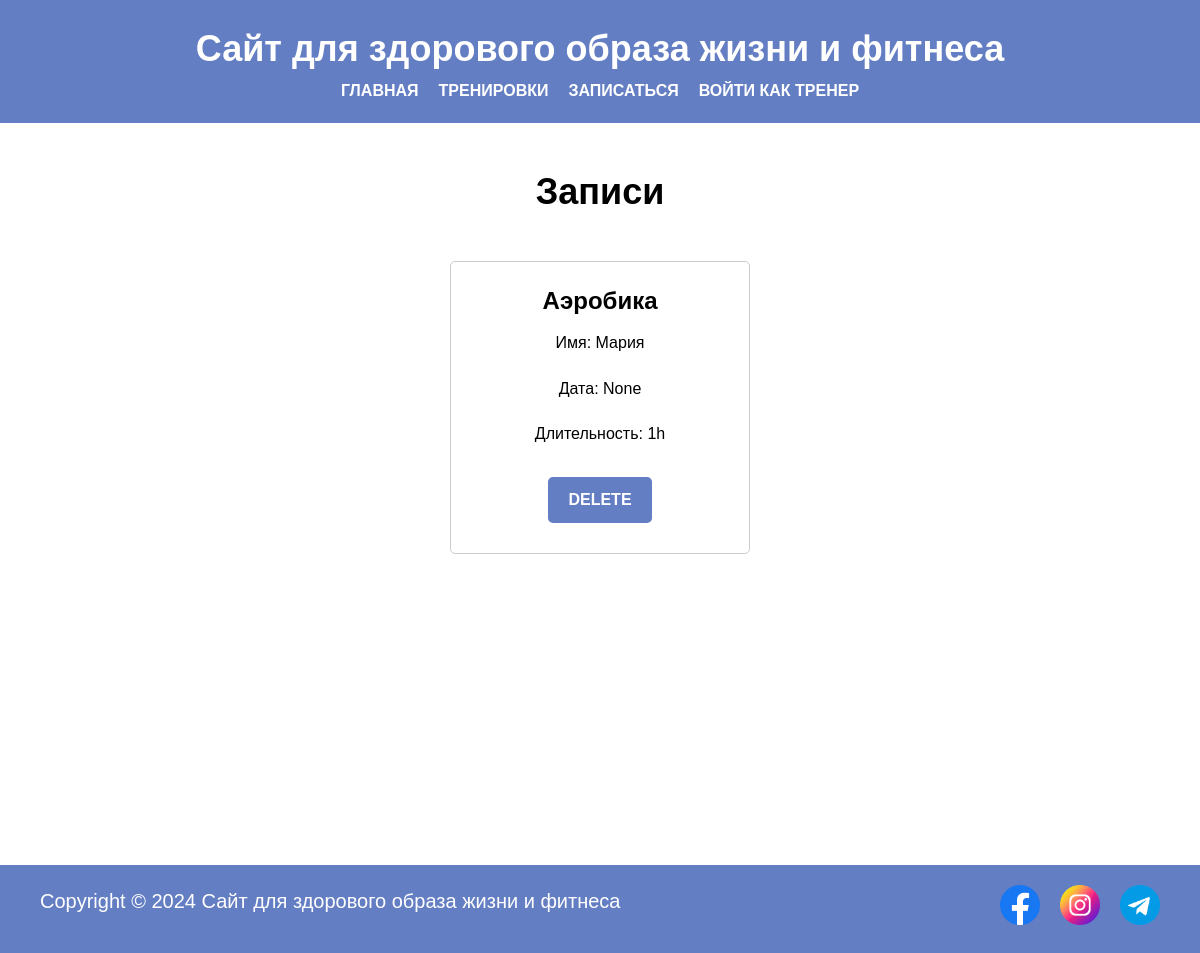
The page /list/ on the database as committed earlier.
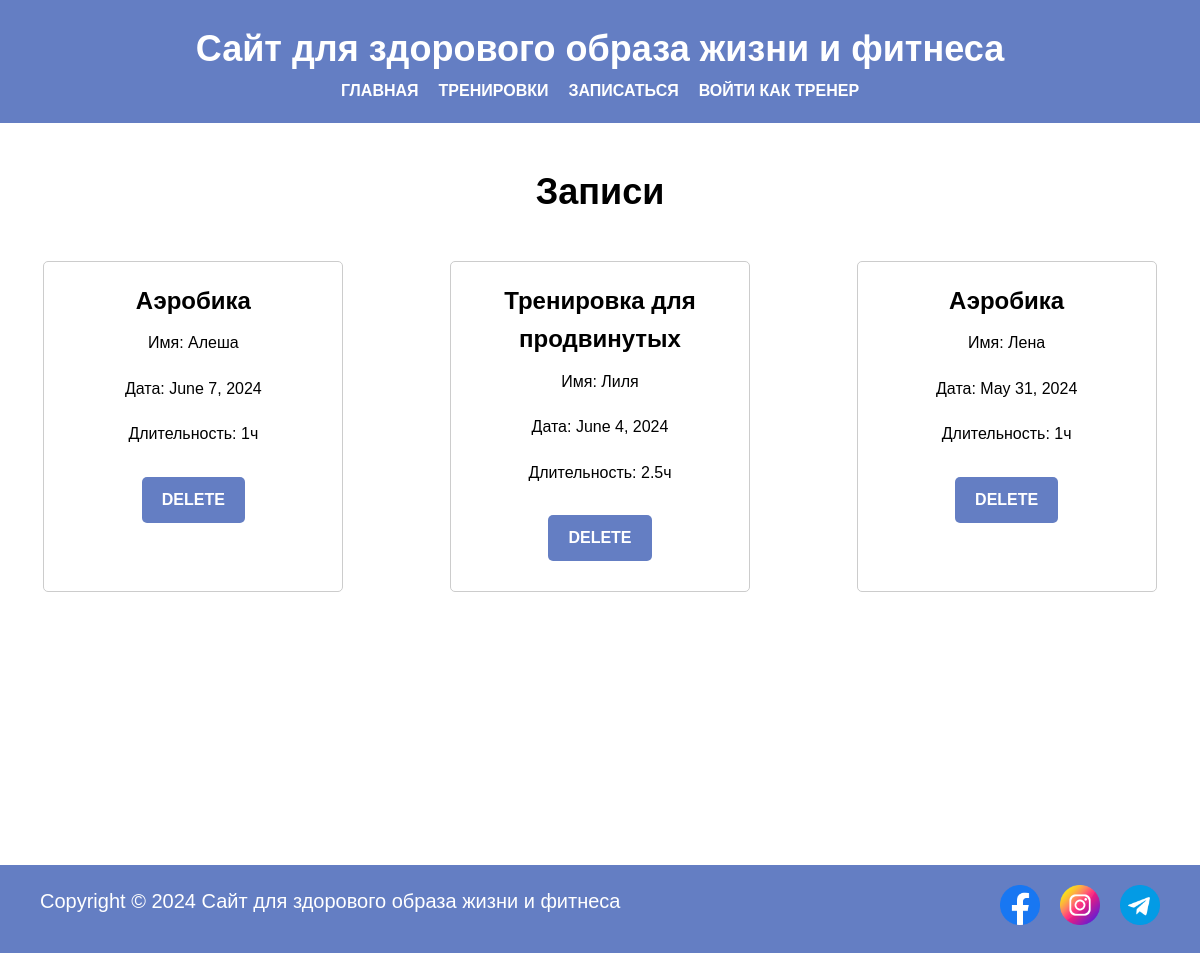
The same page on the database as committed later.
### mysite/models.py (models this page shows, shortened)
class Registration(models.Model):
    id = models.AutoField(primary_key=True)
    name = models.CharField(max_length=75)
    title = models.CharField(max_length=75)
    date = models.DateField()
    duration = models.CharField(max_length=5)

### mysite/views.py (the view)
# urls.py: path('list/', views.list_page, name="list"),
def list_page(request):
    regs = Registration.objects.all()
    return render(request, "list.html", {"regs": regs})

### templates/list.html (shortened to what this page needs)
{% extends "layout.html" %}
{% load static %}
{% block content %}
<section class="trainings">
    <h2>Записи</h2>
    <div class="trainings-list">
    {% for reg in regs %}
    <div class="training">
      <div class="training-info">
        <h3>{{reg.title}}</h3>
        <p>Имя: {{reg.name}}</p>
        <p>Дата: {{reg.date}}</p>
        <p>Длительность: {{reg.duration}}</p>
        <a href="{% url "list_delete" id=reg.id %}" class="btn">Delete</a>
      </div>
    </div>
      {% endfor %}
    </div>
  </section>
{% endblock content %}

### templates/layout.html (shortened to what this page needs)
<!DOCTYPE html>
{% load static %}
<html lang="en">
<head>
    <link rel="stylesheet" href="{% static "css/style.css" %}">
</head>
<body>
    <header>
        <h1>Сайт для здорового образа жизни и фитнеса</h1>
        <nav>
          <ul>
            <li><a href="{% url "main" %}">Главная</a></li>
            <li><a href="{% url "service" %}">Тренировки</a></li>
            <li><a href="{% url "reg" %}">Записаться</a></li>
            {% if user.is_authenticated %}
            <li><a href="{% url "list" %}">Записи</a></li>
            <li><a href="{% url "logout" %}">Выйти</a></li>
            {% else %}
            <li><a href="{% url "login" %}">Войти как тренер</a></li>
            {% endif %}
          </ul>
        </nav>
      </header>
      <main>
        {% block content %}
        {% endblock content %}
    </main>
    <footer>
      <div class="footer-content">
        <p class="copy">Copyright &copy; 2024 Сайт для здорового образа жизни и фитнеса</p>
        <ul class="social-media">
          <li><a href="#"><img src="{% static "img/facebook.png" %}" alt=""></a></li>
          <li><a href="#"><img src="{% static "img/inst.png" %}" alt=""></a></li>
          <li><a href="#"><img src="{% static "img/telegram.png" %}" alt=""></a></li>
        </ul>
      </div>
    </footer>
</body>
</html>

### static/css/style.css (style rules this page uses)
* { margin: 0; padding: 0; box-sizing: border-box; }
body { font-family: Arial, sans-serif; line-height: 1.6; height: 100%; }
main { min-height: 742px; background-color: #ffffff; }
a { text-decoration: none; }
header { background-color: #647ec3; color: #fff; padding: 20px 0; }
header h1 { font-size: 36px; text-align: center; }
header nav { display: flex; justify-content: center; }
header nav ul { list-style-type: none; display: flex; gap: 20px; }
header nav ul li a { color: #fff; text-transform: uppercase; font-weight: bold; }
footer { background-color: #647ec3; color: #fff; padding: 20px 0; }
footer .footer-content { display: flex; justify-content: space-between; padding: 0 40px; }
footer .footer-content p { font-size: 20px; }
footer .social-media { display: flex; gap: 20px; }
footer .social-media li { list-style: none; }
footer .social-media img { width: 40px; }
.trainings { padding: 40px 0; }
.trainings h2 { font-size: 36px; text-align: center; margin-bottom: 40px; }
.trainings-list { display: flex; flex-wrap: wrap; justify-content: space-around; gap: 20px; }
.training { width: 25%; padding: 20px; background-color: #fff; border: 1px solid #ccc; border-radius: 5px; }
.training-info { text-align: center; }
.training-info h3 { font-size: 24px; margin-bottom: 10px; }
.training-info p { font-size: 16px; margin-bottom: 20px; }
.training-info a { display: inline-block; padding: 10px 20px; background-color: #647ec3; color: #fff; text-transform: uppercase; font-weight: bold; border-radius: 5px; }
.btn { padding: 8px 16px; margin: 10px auto; display: block; background-color: #647ec3; color: white; cursor: pointer; }

Rows that differ between the two databases and show on the page:
removed Registration: title "Аэробика", name "Мария", date "None", duration "1h"
added Registration: title "Аэробика", name "Алеша", date "June 7, 2024", duration "1ч"
added Registration: title "Тренировка для продвинутых", name "Лиля", date "June 4, 2024", duration "2.5ч"
added Registration: title "Аэробика", name "Лена", date "May 31, 2024", duration "1ч"
